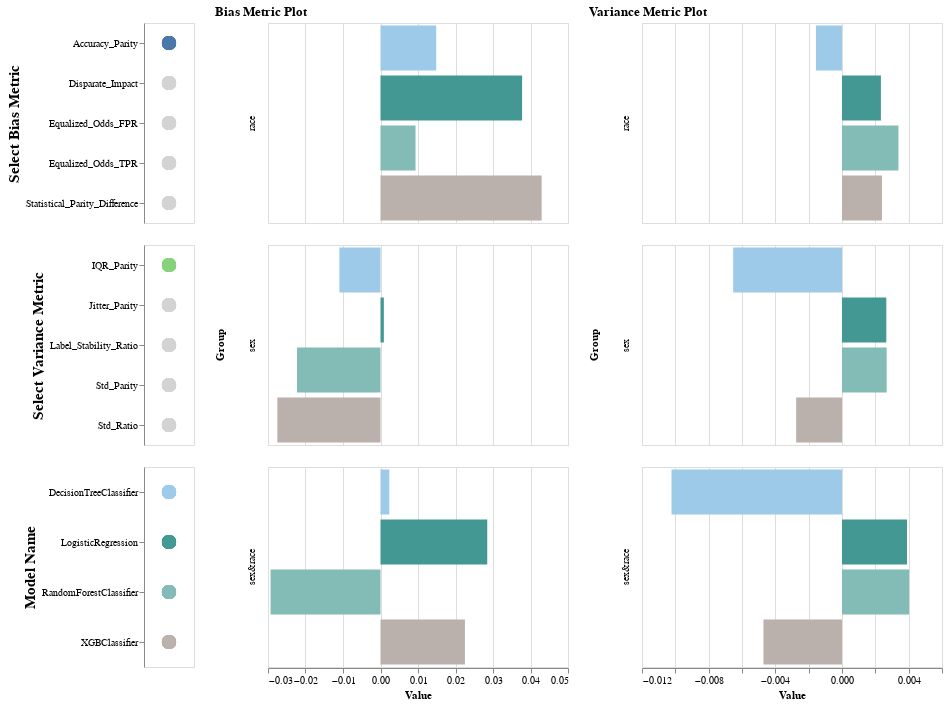

This figure's notebook cell:
### Markdown cell above
Below is an example of an interactive plot. It requires that you run the below cell in Jupyter in the browser or EDAs, which support JavaScript displaying.

You can use this plot to compare any pair of bias and variance metrics for all models.

### Code cell
visualizer.create_bias_variance_interactive_bar_chart()

### Figure 1 — Vega-Lite specification as saved in the notebook (floating-point values rounded to 4 significant figures)
{"config": {"view": {"continuousWidth": 400, "continuousHeight": 300}}, "hconcat": [{"vconcat": [{"data": {"name": "data-413cfaba7e1364f9e4a6942783843c12"}, "mark": {"type": "circle", "size": 200}, "encoding": {"color": {"condition": {"field": "Metric", "legend": null, "scale": {"scheme": "tableau20"}, "type": "nominal", "selection": "selector009"}, "value": "lightgray"}, "y": {"axis": {"title": "Select Bias Metric", "titleFontSize": 15}, "field": "Metric", "type": "nominal"}}, "height": 200, "selection": {"selector009": {"type": "single", "fields": ["Metric"], "init": {"Metric": "Accuracy_Parity"}, "empty": "none"}}, "width": 50}, {"data": {"name": "data-04acc5d9f35bed9ff81fc23734ee1cca"}, "mark": {"type": "circle", "size": 200}, "encoding": {"color": {"condition": {"field": "Metric", "legend": null, "scale": {"scheme": "tableau20"}, "type": "nominal", "selection": "selector010"}, "value": "lightgray"}, "y": {"axis": {"title": "Select Variance Metric", "titleFontSize": 15}, "field": "Metric", "type": "nominal"}}, "height": 200, "selection": {"selector010": {"type": "single", "fields": ["Metric"], "init": {"Metric": "IQR_Parity"}, "empty": "none"}}, "width": 50}, {"data": {"name": "data-413cfaba7e1364f9e4a6942783843c12"}, "mark": {"type": "circle", "size": 200}, "encoding": {"color": {"field": "Model_Name", "scale": {"scheme": "tableau20"}, "type": "nominal"}, "y": {"axis": {"title": "Model Name", "titleFontSize": 15}, "field": "Model_Name", "type": "nominal"}}, "height": 200, "width": 50}]}, {"data": {"name": "data-413cfaba7e1364f9e4a6942783843c12"}, "mark": "bar", "encoding": {"color": {"field": "Model_Name", "scale": {"scheme": "tableau20"}, "type": "nominal"}, "row": {"field": "Subgroup", "title": "Group", "type": "nominal"}, "x": {"field": "Value", "type": "quantitative"}, "y": {"axis": null, "field": "Model_Name", "type": "nominal"}}, "height": 200, "title": "Bias Metric Plot", "transform": [{"filter": {"selection": "selector009"}}], "width": 300}, {"data": {"name": "data-04acc5d9f35bed9ff81fc23734ee1cca"}, "mark": "bar", "encoding": {"color": {"field": "Model_Name", "scale": {"scheme": "tableau20"}, "type": "nominal"}, "row": {"field": "Subgroup", "title": "Group", "type": "nominal"}, "x": {"field": "Value", "type": "quantitative"}, "y": {"axis": null, "field": "Model_Name", "type": "nominal"}}, "height": 200, "title": "Variance Metric Plot", "transform": [{"filter": {"selection": "selector010"}}], "width": 300}], "$schema": "https://vega.github.io/schema/vega-lite/v4.17.0.json", "datasets": {"data-413cfaba7e1364f9e4a6942783843c12": [{"Metric": "Equalized_Odds_TPR", "Model_Name": "DecisionTreeClassifier", "Subgroup": "sex", "Value": 0.07643}, {"Metric": "Equalized_Odds_FPR", "Model_Name": "DecisionTreeClassifier", "Subgroup": "sex", "Value": 0.04688}, {"Metric": "Disparate_Impact", "Model_Name": "DecisionTreeClassifier", "Subgroup": "sex", "Value": 0.9799}, {"Metric": "Statistical_Parity_Difference", "Model_Name": "DecisionTreeClassifier", "Subgroup": "sex", "Value": -0.01962}, {"Metric": "Accuracy_Parity", "Model_Name": "DecisionTreeClassifier", "Subgroup": "sex", "Value": -0.01097}, {"Metric": "Equalized_Odds_TPR", "Model_Name": "LogisticRegression", "Subgroup": "sex", "Value": 0.1503}, {"Metric": "Equalized_Odds_FPR", "Model_Name": "LogisticRegression", "Subgroup": "sex", "Value": 0.07733}, {"Metric": "Disparate_Impact", "Model_Name": "LogisticRegression", "Subgroup": "sex", "Value": 1.122}, {"Metric": "Statistical_Parity_Difference", "Model_Name": "LogisticRegression", "Subgroup": "sex", "Value": 0.09782}, {"Metric": "Accuracy_Parity", "Model_Name": "LogisticRegression", "Subgroup": "sex", "Value": 0.0008933}, {"Metric": "Equalized_Odds_TPR", "Model_Name": "RandomForestClassifier", "Subgroup": "sex", "Value": 0.1537}, {"Metric": "Equalized_Odds_FPR", "Model_Name": "RandomForestClassifier", "Subgroup": "sex", "Value": 0.08042}, {"Metric": "Disparate_Impact", "Model_Name": "RandomForestClassifier", "Subgroup": "sex", "Value": 1.001}, {"Metric": "Statistical_Parity_Difference", "Model_Name": "RandomForestClassifier", "Subgroup": "sex", "Value": 0.000999}, {"Metric": "Accuracy_Parity", "Model_Name": "RandomForestClassifier", "Subgroup": "sex", "Value": -0.02227}, {"Metric": "Equalized_Odds_TPR", "Model_Name": "XGBClassifier", "Subgroup": "sex", "Value": 0.08592}, {"Metric": "Equalized_Odds_FPR", "Model_Name": "XGBClassifier", "Subgroup": "sex", "Value": 0.07504}, {"Metric": "Disparate_Impact", "Model_Name": "XGBClassifier", "Subgroup": "sex", "Value": 0.941}, {"Metric": "Statistical_Parity_Difference", "Model_Name": "XGBClassifier", "Subgroup": "sex", "Value": -0.0593}, {"Metric": "Accuracy_Parity", "Model_Name": "XGBClassifier", "Subgroup": "sex", "Value": -0.02751}, {"Metric": "Equalized_Odds_TPR", "Model_Name": "DecisionTreeClassifier", "Subgroup": "race", "Value": 0.2527}, {"Metric": "Equalized_Odds_FPR", "Model_Name": "DecisionTreeClassifier", "Subgroup": "race", "Value": 0.1329}, {"Metric": "Disparate_Impact", "Model_Name": "DecisionTreeClassifier", "Subgroup": "race", "Value": 1.259}, {"Metric": "Statistical_Parity_Difference", "Model_Name": "DecisionTreeClassifier", "Subgroup": "race", "Value": 0.2116}, {"Metric": "Accuracy_Parity", "Model_Name": "DecisionTreeClassifier", "Subgroup": "race", "Value": 0.01485}, {"Metric": "Equalized_Odds_TPR", "Model_Name": "LogisticRegression", "Subgroup": "race", "Value": 0.2943}, {"Metric": "Equalized_Odds_FPR", "Model_Name": "LogisticRegression", "Subgroup": "race", "Value": 0.1461}, {"Metric": "Disparate_Impact", "Model_Name": "LogisticRegression", "Subgroup": "race", "Value": 1.47}, {"Metric": "Statistical_Parity_Difference", "Model_Name": "LogisticRegression", "Subgroup": "race", "Value": 0.3171}, {"Metric": "Accuracy_Parity", "Model_Name": "LogisticRegression", "Subgroup": "race", "Value": 0.03776}, {"Metric": "Equalized_Odds_TPR", "Model_Name": "RandomForestClassifier", "Subgroup": "race", "Value": 0.2111}, {"Metric": "Equalized_Odds_FPR", "Model_Name": "RandomForestClassifier", "Subgroup": "race", "Value": 0.1186}, {"Metric": "Disparate_Impact", "Model_Name": "RandomForestClassifier", "Subgroup": "race", "Value": 1.225}, {"Metric": "Statistical_Parity_Difference", "Model_Name": "RandomForestClassifier", "Subgroup": "race", "Value": 0.1711}, {"Metric": "Accuracy_Parity", "Model_Name": "RandomForestClassifier", "Subgroup": "race", "Value": 0.009342}, {"Metric": "Equalized_Odds_TPR", "Model_Name": "XGBClassifier", "Subgroup": "race", "Value": 0.2488}, {"Metric": "Equalized_Odds_FPR", "Model_Name": "XGBClassifier", "Subgroup": "race", "Value": 0.1024}, {"Metric": "Disparate_Impact", "Model_Name": "XGBClassifier", "Subgroup": "race", "Value": 1.213}, {"Metric": "Statistical_Parity_Difference", "Model_Name": "XGBClassifier", "Subgroup": "race", "Value": 0.1778}, {"Metric": "Accuracy_Parity", "Model_Name": "XGBClassifier", "Subgroup": "race", "Value": 0.04298}, {"Metric": "Equalized_Odds_TPR", "Model_Name": "DecisionTreeClassifier", "Subgroup": "sex&race", "Value": 0.2864}, {"Metric": "Equalized_Odds_FPR", "Model_Name": "DecisionTreeClassifier", "Subgroup": "sex&race", "Value": 0.1526}, {"Metric": "Disparate_Impact", "Model_Name": "DecisionTreeClassifier", "Subgroup": "sex&race", "Value": 1.168}, {"Metric": "Statistical_Parity_Difference", "Model_Name": "DecisionTreeClassifier", "Subgroup": "sex&race", "Value": 0.1472}, {"Metric": "Accuracy_Parity", "Model_Name": "DecisionTreeClassifier", "Subgroup": "sex&race", "Value": 0.002351}, {"Metric": "Equalized_Odds_TPR", "Model_Name": "LogisticRegression", "Subgroup": "sex&race", "Value": 0.3706}, {"Metric": "Equalized_Odds_FPR", "Model_Name": "LogisticRegression", "Subgroup": "sex&race", "Value": 0.19}, {"Metric": "Disparate_Impact", "Model_Name": "LogisticRegression", "Subgroup": "sex&race", "Value": 1.528}, {"Metric": "Statistical_Parity_Difference", "Model_Name": "LogisticRegression", "Subgroup": "sex&race", "Value": 0.3473}, {"Metric": "Accuracy_Parity", "Model_Name": "LogisticRegression", "Subgroup": "sex&race", "Value": 0.02847}, {"Metric": "Equalized_Odds_TPR", "Model_Name": "RandomForestClassifier", "Subgroup": "sex&race", "Value": 0.2585}, {"Metric": "Equalized_Odds_FPR", "Model_Name": "RandomForestClassifier", "Subgroup": "sex&race", "Value": 0.172}, {"Metric": "Disparate_Impact", "Model_Name": "RandomForestClassifier", "Subgroup": "sex&race", "Value": 1.122}, {"Metric": "Statistical_Parity_Difference", "Model_Name": "RandomForestClassifier", "Subgroup": "sex&race", "Value": 0.1016}, {"Metric": "Accuracy_Parity", "Model_Name": "RandomForestClassifier", "Subgroup": "sex&race", "Value": -0.02931}, {"Metric": "Equalized_Odds_TPR", "Model_Name": "XGBClassifier", "Subgroup": "sex&race", "Value": 0.2357}, {"Metric": "Equalized_Odds_FPR", "Model_Name": "XGBClassifier", "Subgroup": "sex&race", "Value": 0.1441}, {"Metric": "Disparate_Impact", "Model_Name": "XGBClassifier", "Subgroup": "sex&race", "Value": 1.12}, {"Metric": "Statistical_Parity_Difference", "Model_Name": "XGBClassifier", "Subgroup": "sex&race", "Value": 0.1075}, {"Metric": "Accuracy_Parity", "Model_Name": "XGBClassifier", "Subgroup": "sex&race", "Value": 0.02251}], "data-04acc5d9f35bed9ff81fc23734ee1cca": [{"Metric": "Label_Stability_Ratio", "Model_Name": "DecisionTreeClassifier", "Subgroup": "sex", "Value": 1.039}, {"Metric": "IQR_Parity", "Model_Name": "DecisionTreeClassifier", "Subgroup": "sex", "Value": -0.006529}, {"Metric": "Std_Parity", "Model_Name": "DecisionTreeClassifier", "Subgroup": "sex", "Value": -0.00806}, {"Metric": "Std_Ratio", "Model_Name": "DecisionTreeClassifier", "Subgroup": "sex", "Value": 0.8951}, {"Metric": "Jitter_Parity", "Model_Name": "DecisionTreeClassifier", "Subgroup": "sex", "Value": -0.02087}, {"Metric": "Label_Stability_Ratio", "Model_Name": "LogisticRegression", "Subgroup": "sex", "Value": 1.004}, {"Metric": "IQR_Parity", "Model_Name": "LogisticRegression", "Subgroup": "sex", "Value": 0.002659}, {"Metric": "Std_Parity", "Model_Name": "LogisticRegression", "Subgroup": "sex", "Value": 0.001987}, {"Metric": "Std_Ratio", "Model_Name": "LogisticRegression", "Subgroup": "sex", "Value": 1.105}, {"Metric": "Jitter_Parity", "Model_Name": "LogisticRegression", "Subgroup": "sex", "Value": -0.004118}, {"Metric": "Label_Stability_Ratio", "Model_Name": "RandomForestClassifier", "Subgroup": "sex", "Value": 0.9951}, {"Metric": "IQR_Parity", "Model_Name": "RandomForestClassifier", "Subgroup": "sex", "Value": 0.002681}, {"Metric": "Std_Parity", "Model_Name": "RandomForestClassifier", "Subgroup": "sex", "Value": 0.002224}, {"Metric": "Std_Ratio", "Model_Name": "RandomForestClassifier", "Subgroup": "sex", "Value": 1.057}, {"Metric": "Jitter_Parity", "Model_Name": "RandomForestClassifier", "Subgroup": "sex", "Value": -0.0007298}, {"Metric": "Label_Stability_Ratio", "Model_Name": "XGBClassifier", "Subgroup": "sex", "Value": 1.069}, {"Metric": "IQR_Parity", "Model_Name": "XGBClassifier", "Subgroup": "sex", "Value": -0.00275}, {"Metric": "Std_Parity", "Model_Name": "XGBClassifier", "Subgroup": "sex", "Value": -0.002082}, {"Metric": "Std_Ratio", "Model_Name": "XGBClassifier", "Subgroup": "sex", "Value": 0.9567}, {"Metric": "Jitter_Parity", "Model_Name": "XGBClassifier", "Subgroup": "sex", "Value": -0.03694}, {"Metric": "Label_Stability_Ratio", "Model_Name": "DecisionTreeClassifier", "Subgroup": "race", "Value": 0.9618}, {"Metric": "IQR_Parity", "Model_Name": "DecisionTreeClassifier", "Subgroup": "race", "Value": -0.001564}, {"Metric": "Std_Parity", "Model_Name": "DecisionTreeClassifier", "Subgroup": "race", "Value": 0.002371}, {"Metric": "Std_Ratio", "Model_Name": "DecisionTreeClassifier", "Subgroup": "race", "Value": 1.034}, {"Metric": "Jitter_Parity", "Model_Name": "DecisionTreeClassifier", "Subgroup": "race", "Value": 0.02304}, {"Metric": "Label_Stability_Ratio", "Model_Name": "LogisticRegression", "Subgroup": "race", "Value": 0.9826}, {"Metric": "IQR_Parity", "Model_Name": "LogisticRegression", "Subgroup": "race", "Value": 0.002335}, {"Metric": "Std_Parity", "Model_Name": "LogisticRegression", "Subgroup": "race", "Value": 0.002264}, {"Metric": "Std_Ratio", "Model_Name": "LogisticRegression", "Subgroup": "race", "Value": 1.118}, {"Metric": "Jitter_Parity", "Model_Name": "LogisticRegression", "Subgroup": "race", "Value": 0.01117}, {"Metric": "Label_Stability_Ratio", "Model_Name": "RandomForestClassifier", "Subgroup": "race", "Value": 0.9845}, {"Metric": "IQR_Parity", "Model_Name": "RandomForestClassifier", "Subgroup": "race", "Value": 0.003386}, {"Metric": "Std_Parity", "Model_Name": "RandomForestClassifier", "Subgroup": "race", "Value": 0.002773}, {"Metric": "Std_Ratio", "Model_Name": "RandomForestClassifier", "Subgroup": "race", "Value": 1.071}, {"Metric": "Jitter_Parity", "Model_Name": "RandomForestClassifier", "Subgroup": "race", "Value": 0.007601}, {"Metric": "Label_Stability_Ratio", "Model_Name": "XGBClassifier", "Subgroup": "race", "Value": 1.001}, {"Metric": "IQR_Parity", "Model_Name": "XGBClassifier", "Subgroup": "race", "Value": 0.002397}, {"Metric": "Std_Parity", "Model_Name": "XGBClassifier", "Subgroup": "race", "Value": 0.002119}, {"Metric": "Std_Ratio", "Model_Name": "XGBClassifier", "Subgroup": "race", "Value": 1.047}, {"Metric": "Jitter_Parity", "Model_Name": "XGBClassifier", "Subgroup": "race", "Value": -0.001545}, {"Metric": "Label_Stability_Ratio", "Model_Name": "DecisionTreeClassifier", "Subgroup": "sex&race", "Value": 1.007}, {"Metric": "IQR_Parity", "Model_Name": "DecisionTreeClassifier", "Subgroup": "sex&race", "Value": -0.01023}, {"Metric": "Std_Parity", "Model_Name": "DecisionTreeClassifier", "Subgroup": "sex&race", "Value": -0.01059}, {"Metric": "Std_Ratio", "Model_Name": "DecisionTreeClassifier", "Subgroup": "sex&race", "Value": 0.8698}, {"Metric": "Jitter_Parity", "Model_Name": "DecisionTreeClassifier", "Subgroup": "sex&race", "Value": -0.003139}, {"Metric": "Label_Stability_Ratio", "Model_Name": "LogisticRegression", "Subgroup": "sex&race", "Value": 0.9889}, {"Metric": "IQR_Parity", "Model_Name": "LogisticRegression", "Subgroup": "sex&race", "Value": 0.0039}, {"Metric": "Std_Parity", "Model_Name": "LogisticRegression", "Subgroup": "sex&race", "Value": 0.003451}, {"Metric": "Std_Ratio", "Model_Name": "LogisticRegression", "Subgroup": "sex&race", "Value": 1.186}, {"Metric": "Jitter_Parity", "Model_Name": "LogisticRegression", "Subgroup": "sex&race", "Value": 0.006785}, {"Metric": "Label_Stability_Ratio", "Model_Name": "RandomForestClassifier", "Subgroup": "sex&race", "Value": 0.9816}, {"Metric": "IQR_Parity", "Model_Name": "RandomForestClassifier", "Subgroup": "sex&race", "Value": 0.004027}, {"Metric": "Std_Parity", "Model_Name": "RandomForestClassifier", "Subgroup": "sex&race", "Value": 0.003067}, {"Metric": "Std_Ratio", "Model_Name": "RandomForestClassifier", "Subgroup": "sex&race", "Value": 1.078}, {"Metric": "Jitter_Parity", "Model_Name": "RandomForestClassifier", "Subgroup": "sex&race", "Value": 0.005111}, {"Metric": "Label_Stability_Ratio", "Model_Name": "XGBClassifier", "Subgroup": "sex&race", "Value": 1.093}, {"Metric": "IQR_Parity", "Model_Name": "XGBClassifier", "Subgroup": "sex&race", "Value": -0.004713}, {"Metric": "Std_Parity", "Model_Name": "XGBClassifier", "Subgroup": "sex&race", "Value": -0.003599}, {"Metric": "Std_Ratio", "Model_Name": "XGBClassifier", "Subgroup": "sex&race", "Value": 0.9297}, {"Metric": "Jitter_Parity", "Model_Name": "XGBClassifier", "Subgroup": "sex&race", "Value": -0.04962}]}}
